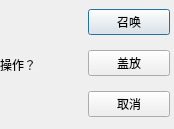
<?xml version="1.0" encoding="UTF-8"?>
<ui version="4.0">
 <class>qweqwe</class>
 <widget class="QDialog" name="qweqwe">
  <property name="geometry">
   <rect>
    <x>0</x>
    <y>0</y>
    <width>174</width>
    <height>129</height>
   </rect>
  </property>
  <property name="windowTitle">
   <string>Dialog</string>
  </property>
  <widget class="QWidget" name="">
   <property name="geometry">
    <rect>
     <x>0</x>
     <y>0</y>
     <width>170</width>
     <height>129</height>
    </rect>
   </property>
   <layout class="QHBoxLayout" name="horizontalLayout">
    <item>
     <widget class="QLabel" name="label">
      <property name="text">
       <string>操作？</string>
      </property>
     </widget>
    </item>
    <item>
     <layout class="QVBoxLayout" name="verticalLayout">
      <item>
       <widget class="QPushButton" name="pushButton">
        <property name="text">
         <string>召唤</string>
        </property>
       </widget>
      </item>
      <item>
       <widget class="QPushButton" name="pushButton_2">
        <property name="text">
         <string>盖放</string>
        </property>
       </widget>
      </item>
      <item>
       <widget class="QPushButton" name="pushButton_3">
        <property name="text">
         <string>取消</string>
        </property>
       </widget>
      </item>
     </layout>
    </item>
   </layout>
  </widget>
 </widget>
 <resources/>
 <connections/>
</ui>
